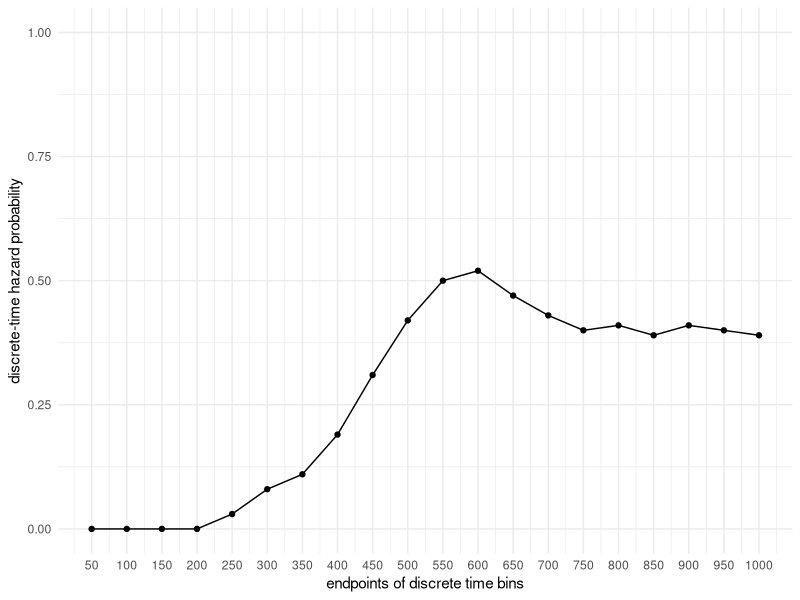
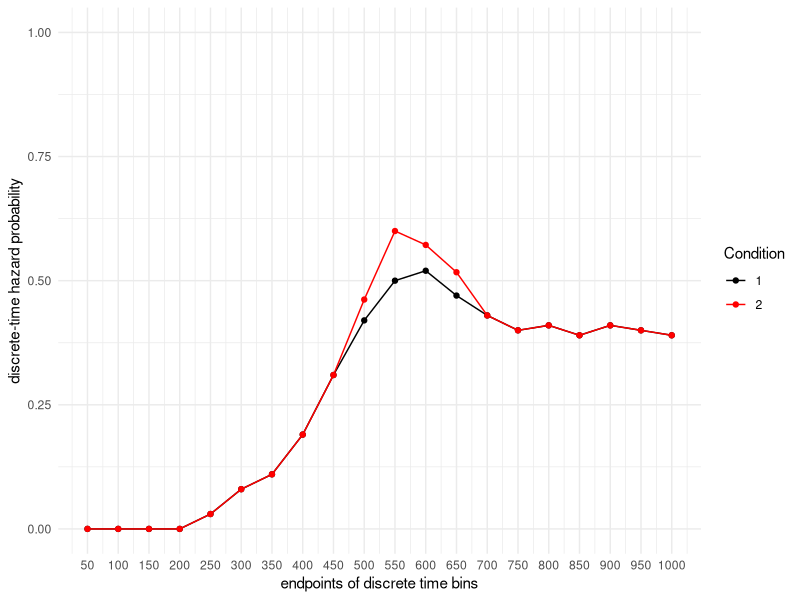

These figures' R source, in order:
## ---- chunk 1
knitr::opts_chunk$set(echo = TRUE)
## ---- chunk 2
library(tidyverse)
theme_set(theme_minimal())
set.seed(4567)
## ---- chunk 3
followup <- 1000 # length of data collection period in ms for each trial
nr_bins  <- 20
bin_width <- followup/nr_bins
bin_endpoints <- (1:nr_bins)*bin_width

hazard_cond1 <- c(0, 0, 0, 0, 0.03, 0.08, 0.11, 0.19, 0.31, 0.42, 0.50, 0.52, 0.47, 0.43, 0.40, 0.41, 0.39, 0.41, 0.40, 0.39)

data_h <- tibble(hazard = hazard_cond1, time = bin_endpoints)
p1 <-ggplot(data_h, aes(x = time, y = hazard)) +
  geom_line() + geom_point() +
  scale_x_continuous(breaks = bin_endpoints) +
  scale_y_continuous(limits = c(0,1)) +
  xlab("endpoints of discrete time bins") +
  ylab("discrete-time hazard probability")
p1
## ---- chunk 4
sim_haz <- function(hazF){
  n = length(hazF)
  bin_counter = 0
  event_occured = F
  data <- c()
  while(bin_counter < n & event_occured == F){
   bin_counter <- bin_counter + 1  
   flip <- runif(1,0,1) # draw a random number from [0,1] 
   if(flip > hazF[bin_counter]){
     data[bin_counter] <- 0
   } else {
     data[bin_counter] <- 1
     event_occured <- T
   }
  }
  return(data.frame(time = c(1:bin_counter), outcome = data)) 
}
## ---- chunk 5
# simulate data from 2 trials
for(i in c(1:2)){test <- sim_haz(hazard_cond1);print(test)}
## ---- chunk 6
# d sets effect size (hazard ratio) for each bin:

d <- c(1,1,1,1,1,1,1,1,1,  1.1,  1.2,  1.1,  1.1,  1,  1,1,1,1,1,1)
hazard_cond2 <- hazard_cond1*d

# plot both hazard functions
data_h2 <- tibble(hazard1 = hazard_cond1, hazard2 = hazard_cond2, time = bin_endpoints)
p2 <-ggplot(data_h2, aes(x = time)) +
  geom_line(aes(y = hazard1, color = "black")) + 
  geom_point(aes(y = hazard1, color = "black")) +
  geom_line(aes(y=hazard2, colour = "red")) +
  geom_point(aes(y = hazard2, color = "red")) +
  scale_color_identity(name = 'Condition',
                       breaks = c('black', 'red'),
                       labels = c("1", "2"),
                       guide = 'legend') +
  scale_x_continuous(breaks = bin_endpoints) +
  scale_y_continuous(limits = c(0,1)) +
  xlab("endpoints of discrete time bins") +
  ylab("discrete-time hazard probability") 
p2
## ---- chunk 7
# ntrials to change number of trials
#    nsub to change number of subjects
sim_power <- function(hazF1,d,ntrials,nsub){
    hazF2 <- hazF1*d  
    data <- data.frame()
    for(subj in 1:nsub){
      for(cond in 1:2){
        for(tr in 1:ntrials){
          if(cond==1){
                data_temp <- data.frame(subject = subj, condition = cond, trial = tr, sim_haz(hazF1)) # simulate ntrials for condition 1
          } else {
                data_temp <- data.frame(subject = subj, condition = cond, trial = tr, sim_haz(hazF2)) # simulate ntrials for condition 2
          }
          data <- rbind(data, data_temp)
        }
      }
    }
    return(data)
    # fit glmer model
    
    
    # return a test-statistic for a certain bin
    
      #return the pvalue
    #  return(aov_results[[1]]$`Pr(>F)`[1])

}
## ---- chunk 8
test2 <- sim_power(hazard_cond1,d,3,2)
test2
